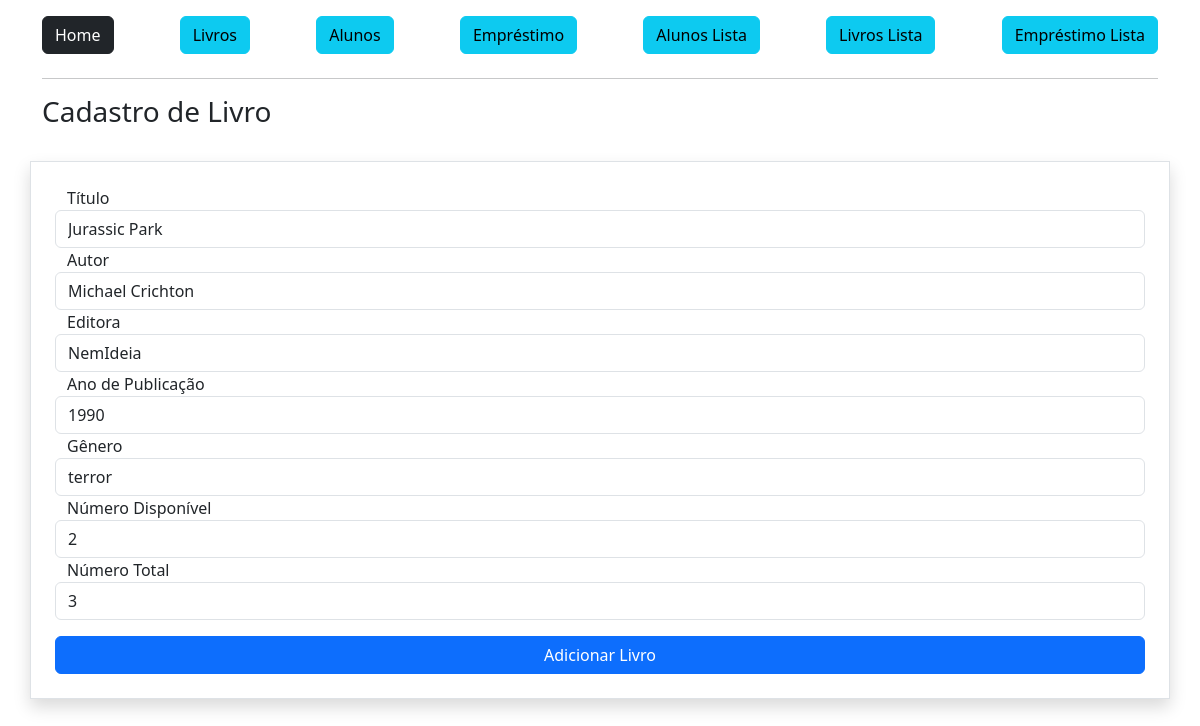
Screenshot of /livro/editar/1 (signed in) with the database file from the repository.
### app/models.py (models this page shows)
class Book(db.Model):
    id = db.Column(db.Integer, primary_key=True)
    title = db.Column(db.String, nullable=False)
    author = db.Column(db.String, nullable=False)
    publisher = db.Column(db.String, nullable=False)
    publiYear = db.Column(db.Integer, nullable=False)
    genre = db.Column(db.String, nullable=False)
    availNumber = db.Column(db.Integer, nullable=False)
    totalNumber = db.Column(db.Integer, nullable=False)

### app/view.py (the view, shortened to what this page needs)
@app.route('/livro/editar/<int:id>', methods=['GET', 'POST'])
@login_required
def bookEdit(id):
    form = BookForm()
    book = Book.query.get_or_404(id)  # Busca o empréstimo pelo ID
    form.title.data = book.title
    form.author.data = book.author
    form.publisher.data = book.publisher
    form.publiYear.data = book.publiYear
    form.genre.data = book.genre
    form.availNumber.data = book.availNumber
    form.totalNumber.data = book.totalNumber
    return render_template('livroEditar.html', form=form, book=book)

### app/forms.py (shortened to what this page needs)
class BookForm(FlaskForm):
    title = StringField('Título', validators=[DataRequired()])
    author = StringField('Autor', validators=[DataRequired()])
    publisher = StringField('Editora', validators=[DataRequired()])
    publiYear = StringField('Ano de Publicação', validators=[DataRequired()])
    genre = StringField('Gênero', validators=[DataRequired()])
    availNumber = StringField('Número Disponível', validators=[DataRequired()])
    totalNumber = StringField('Número Total', validators=[DataRequired()])
    btnSubmit = SubmitField('Adicionar Livro')

### app/__init__.py (called while the page is built)
@login_manager.user_loader
def load_user(user_id):
    return Employee.query.get(int(user_id))

### app/templates/livroEditar.html (shortened to what this page needs)
{% extends 'base.html' %}
{% block content %}
    <div class="container">
        {% include 'nav.html' %}
        <hr>
        <div class="row">
            <h3>Cadastro de Livro</h3>
        </div>
        <form action="" method="post" class="row mt-4 p-4 round border shadow">
            {{form.title.label}}
            {{form.title(class="form-control")}}
            {{form.author.label}}
            {{form.author(class="form-control")}}
            {{form.publisher.label}}
            {{form.publisher(class="form-control")}}
            {{form.publiYear.label}}
            {{form.publiYear(class="form-control")}}
            {{form.genre.label}}
            {{form.genre(class="form-control")}}
            {{form.availNumber.label}}
            {{form.availNumber(class="form-control")}}
            {{form.totalNumber.label}}
            {{form.totalNumber(class="form-control")}}
            {{form.btnSubmit(class="btn btn-primary col-12 mt-3")}}
        </form>
    </div>
{% endblock %}

### rows the page displays
Book: title "Jurassic Park", author "Michael Crichton", publisher "NemIdeia", publiYear "1990", genre "terror", availNumber "2", totalNumber "3"
